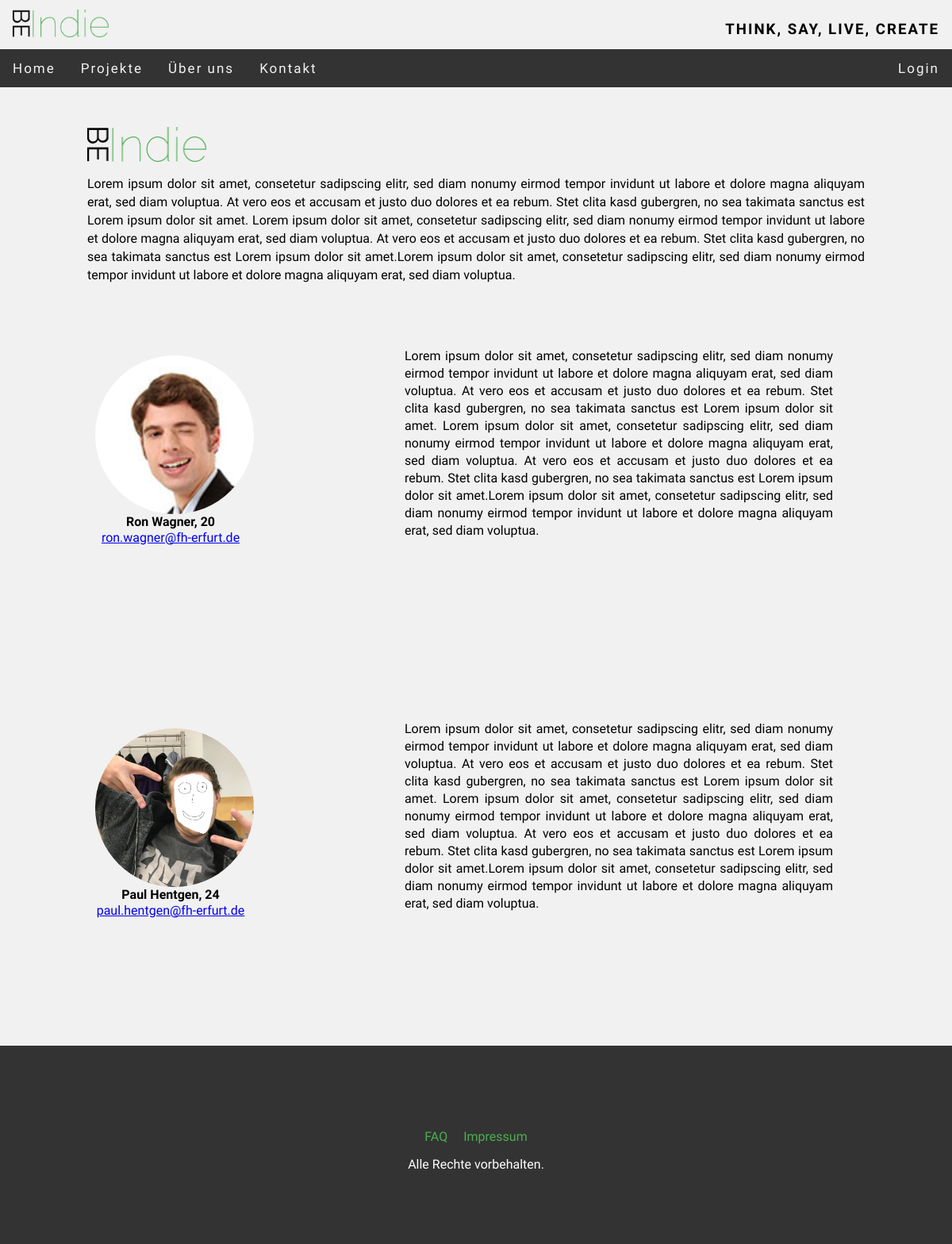
The page /BeIndie/index.php?page=about on the database its author committed.
### tables this page shows
CREATE TABLE `employee` (
  `e_ID` int(11) NOT NULL,
  `e_firstname` varchar(30) NOT NULL,
  `e_lastname` varchar(30) NOT NULL,
  `e_birthdate` varchar(20) NOT NULL,
  `e_image` varchar(50) DEFAULT NULL,
  `e_email` varchar(50) NOT NULL
);

### BeIndie/includes/pages/about/about.php (the view, shortened to what this page needs)
<div id="wrap_about">
        <div id="beindie">
            <img src="images/logo.png" alt="logo" width="150"/>
            <br/>
            <p id="beindie_txt">
            </p>
        </div>
        <?php
        include ("includes/functions/swConnect.php");
        $current_day = date("d");
        $current_month = date("m");
        $current_year = date("Y");
        $query1 = "select * from employee";
        $result1 = mysqli_query($conn, $query1);
        while ($row = mysqli_fetch_array($result1)) {
            ?>
            <div class="about_e">
                <div class="e_img" style="background-image: url(<?=$row["e_image"]?>)"></div>
                <div class="e_info">
                        <p><b><?= $row["e_firstname"] . " " . $row["e_lastname"]; ?>,
                        <?php
                        $date_parts = explode(".", $row["e_birthdate"]);
                        if ($current_month <= $date_parts[1]) {
                            echo ($current_year - $date_parts[2]) - 1;
                        } else if ($date_parts[1] == $current_month && $current_day >= $date_parts[0]) {
                            echo ($current_year - $date_parts[2]);
                        } else if ($current_month > $date_parts[1]) {
                            echo ($current_year - $date_parts[2]);
                        } ?>
                        </b></p>
                        <p><a class="mail" href="mailto:<?=$row["e_email"]?>"><?=$row["e_email"]?></a></p>
                </div>
            </div>
            <div class="e_text">
                <p><?php include ("texts/e_texts/" . $row["e_ID"] . ".txt"); ?></p>
            </div>
            <?php
        }
        ?>
</div>

### BeIndie/css/style.css (style rules this page uses)
* { margin: 0; }
body { background-color: #f1f1f1; }
body,h2,h3,h4,h5,h6,h7 { font-family: 'Raleway', sans-serif; }

### BeIndie/includes/pages/about/css/about.css (style rules this page uses)
#wrap_about { margin: 0 auto; width: 980px; padding: 30px 0; }
.about_e { width: 380px; margin: 20px 10px 50px 10px; float: left; height: 330px; }
.e_info { width: 190px; text-align: center; }
.e_info p { line-height: 20px; }
.mail { text-decoration: underline; }
.e_img { margin-top: 50px; background-size: 100%; border-radius: 50%; width: 200px; height: 200px; float: left; }
.e_text { text-align: justify; height: 330px; width: 540px; float: left; margin: 60px 0 80px 0; float: left; line-height: 22px; }
#beindie { margin: 20px 0; line-height: 23px; text-align: justify; }
#beindie_txt { margin: 10px 0; }

### rows shown on the page
employee: e_image (picture), e_firstname "Ron", e_lastname "Wagner", ($current_year-$date_parts[2])-1 "20", e_email "ron.wagner@fh-erfurt.de", value "Lorem ipsum dolor sit amet, consetetur sadipscing elitr, sed diam nonumy eirmod tempor invidunt ut labore et dolore magna aliquyam erat, sed diam voluptua. At vero eos et accusam et justo duo dolores et ea rebum. Stet clita kasd gubergren, no sea takimata sanctus est Lorem ipsum dolor sit amet. Lorem ipsum dolor sit amet, consetetur sadipscing elitr, sed diam nonumy eirmod tempor invidunt ut labore et dolore magna aliquyam erat, sed diam voluptua. At vero eos et accusam et justo duo dolores et ea rebum. Stet clita kasd gubergren, no sea takimata sanctus est Lorem ipsum dolor sit amet.Lorem ipsum dolor sit amet, consetetur sadipscing elitr, sed diam nonumy eirmod tempor invidunt ut labore et…"
employee: e_image (picture), e_firstname "Paul", e_lastname "Hentgen", ($current_year-$date_parts[2])-1 "24", e_email "paul.hentgen@fh-erfurt.de", value "Lorem ipsum dolor sit amet, consetetur sadipscing elitr, sed diam nonumy eirmod tempor invidunt ut labore et dolore magna aliquyam erat, sed diam voluptua. At vero eos et accusam et justo duo dolores et ea rebum. Stet clita kasd gubergren, no sea takimata sanctus est Lorem ipsum dolor sit amet. Lorem ipsum dolor sit amet, consetetur sadipscing elitr, sed diam nonumy eirmod tempor invidunt ut labore et dolore magna aliquyam erat, sed diam voluptua. At vero eos et accusam et justo duo dolores et ea rebum. Stet clita kasd gubergren, no sea takimata sanctus est Lorem ipsum dolor sit amet.Lorem ipsum dolor sit amet, consetetur sadipscing elitr, sed diam nonumy eirmod tempor invidunt ut labore et…"
